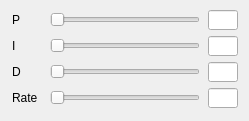
      <widget class="QWidget" name="tab_Pitch">
       <attribute name="title">
        <string>Pitch</string>
       </attribute>
       <widget class="QWidget" name="layoutWidget">
        <property name="geometry">
         <rect>
          <x>10</x>
          <y>10</y>
          <width>230</width>
          <height>102</height>
         </rect>
        </property>
        <layout class="QHBoxLayout" name="horizontalLayout_4">
         <item>
          <layout class="QVBoxLayout" name="verticalLayout">
           <item>
            <widget class="QLabel" name="label_P">
             <property name="minimumSize">
              <size>
               <width>30</width>
               <height>20</height>
              </size>
             </property>
             <property name="maximumSize">
              <size>
               <width>30</width>
               <height>20</height>
              </size>
             </property>
             <property name="font">
              <font>
               <family>Arial</family>
               <pointsize>9</pointsize>
              </font>
             </property>
             <property name="text">
              <string>P</string>
             </property>
            </widget>
           </item>
           <item>
            <widget class="QLabel" name="label_I">
             <property name="minimumSize">
              <size>
               <width>30</width>
               <height>20</height>
              </size>
             </property>
             <property name="maximumSize">
              <size>
               <width>30</width>
               <height>20</height>
              </size>
             </property>
             <property name="font">
              <font>
               <family>Arial</family>
               <pointsize>9</pointsize>
              </font>
             </property>
             <property name="text">
              <string>I</string>
             </property>
            </widget>
           </item>
           <item>
            <widget class="QLabel" name="label_D">
             <property name="minimumSize">
              <size>
               <width>30</width>
               <height>20</height>
              </size>
             </property>
             <property name="maximumSize">
              <size>
               <width>30</width>
               <height>20</height>
              </size>
             </property>
             <property name="font">
              <font>
               <family>Arial</family>
               <pointsize>9</pointsize>
              </font>
             </property>
             <property name="text">
              <string>D</string>
             </property>
            </widget>
           </item>
           <item>
            <widget class="QLabel" name="label_Rate">
             <property name="minimumSize">
              <size>
               <width>30</width>
               <height>20</height>
              </size>
             </property>
             <property name="maximumSize">
              <size>
               <width>30</width>
               <height>20</height>
              </size>
             </property>
             <property name="font">
              <font>
               <family>Arial</family>
               <pointsize>9</pointsize>
              </font>
             </property>
             <property name="text">
              <string>Rate</string>
             </property>
            </widget>
           </item>
          </layout>
         </item>
         <item>
          <layout class="QVBoxLayout" name="verticalLayout_2">
           <item>
            <widget class="QSlider" name="horizontalSlider_P">
             <property name="minimumSize">
              <size>
               <width>150</width>
               <height>20</height>
              </size>
             </property>
             <property name="maximumSize">
              <size>
               <width>150</width>
               <height>20</height>
              </size>
             </property>
             <property name="orientation">
              <enum>Qt::Horizontal</enum>
             </property>
             <property name="tickPosition">
              <enum>QSlider::NoTicks</enum>
             </property>
            </widget>
           </item>
           <item>
            <widget class="QSlider" name="horizontalSlider_I">
             <property name="minimumSize">
              <size>
               <width>150</width>
               <height>20</height>
              </size>
             </property>
             <property name="maximumSize">
              <size>
               <width>150</width>
               <height>20</height>
              </size>
             </property>
             <property name="orientation">
              <enum>Qt::Horizontal</enum>
             </property>
            </widget>
           </item>
           <item>
            <widget class="QSlider" name="horizontalSlider_D">
             <property name="minimumSize">
              <size>
               <width>150</width>
               <height>20</height>
              </size>
             </property>
             <property name="maximumSize">
              <size>
               <width>150</width>
               <height>20</height>
              </size>
             </property>
             <property name="orientation">
              <enum>Qt::Horizontal</enum>
             </property>
            </widget>
           </item>
           <item>
            <widget class="QSlider" name="horizontalSlider_Rate">
             <property name="minimumSize">
              <size>
               <width>150</width>
               <height>20</height>
              </size>
             </property>
             <property name="maximumSize">
              <size>
               <width>150</width>
               <height>20</height>
              </size>
             </property>
             <property name="orientation">
              <enum>Qt::Horizontal</enum>
             </property>
            </widget>
           </item>
          </layout>
         </item>
         <item>
          <layout class="QVBoxLayout" name="verticalLayout_3">
           <item>
            <widget class="QLineEdit" name="lineEdit_P">
             <property name="minimumSize">
              <size>
               <width>30</width>
               <height>20</height>
              </size>
             </property>
             <property name="maximumSize">
              <size>
               <width>30</width>
               <height>20</height>
              </size>
             </property>
             <property name="font">
              <font>
               <family>Arial</family>
               <pointsize>9</pointsize>
              </font>
             </property>
            </widget>
           </item>
           <item>
            <widget class="QLineEdit" name="lineEdit_I">
             <property name="minimumSize">
              <size>
               <width>30</width>
               <height>20</height>
              </size>
             </property>
             <property name="maximumSize">
              <size>
               <width>30</width>
               <height>20</height>
              </size>
             </property>
             <property name="font">
              <font>
               <family>Arial</family>
               <pointsize>9</pointsize>
              </font>
             </property>
            </widget>
           </item>
           <item>
            <widget class="QLineEdit" name="lineEdit_D">
             <property name="minimumSize">
              <size>
               <width>30</width>
               <height>20</height>
              </size>
             </property>
             <property name="maximumSize">
              <size>
               <width>30</width>
               <height>20</height>
              </size>
             </property>
             <property name="font">
              <font>
               <family>Arial</family>
               <pointsize>9</pointsize>
              </font>
             </property>
            </widget>
           </item>
           <item>
            <widget class="QLineEdit" name="lineEdit_Rate">
             <property name="minimumSize">
              <size>
               <width>30</width>
               <height>20</height>
              </size>
             </property>
             <property name="maximumSize">
              <size>
               <width>30</width>
               <height>20</height>
              </size>
             </property>
             <property name="font">
              <font>
               <family>Arial</family>
               <pointsize>9</pointsize>
              </font>
             </property>
            </widget>
           </item>
          </layout>
         </item>
        </layout>
       </widget>
      </widget>
